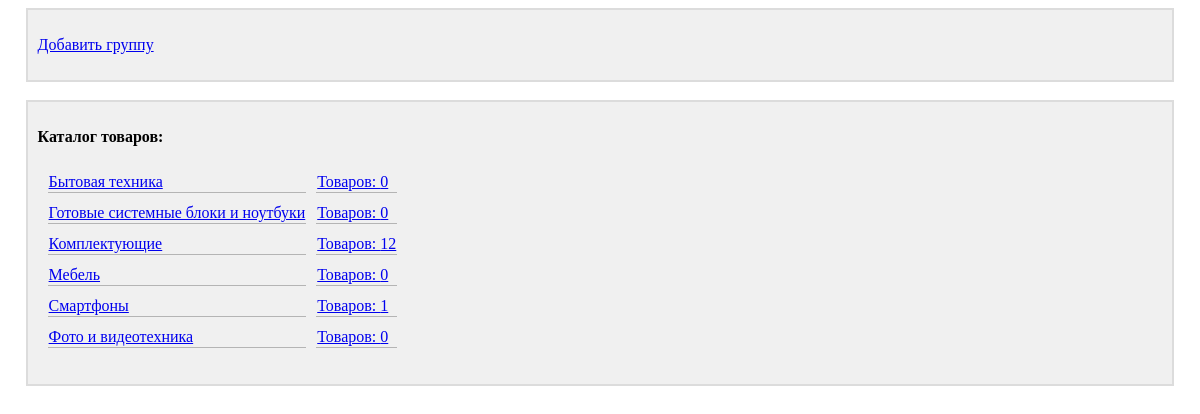
The page /groups_list/ on the database as committed earlier.
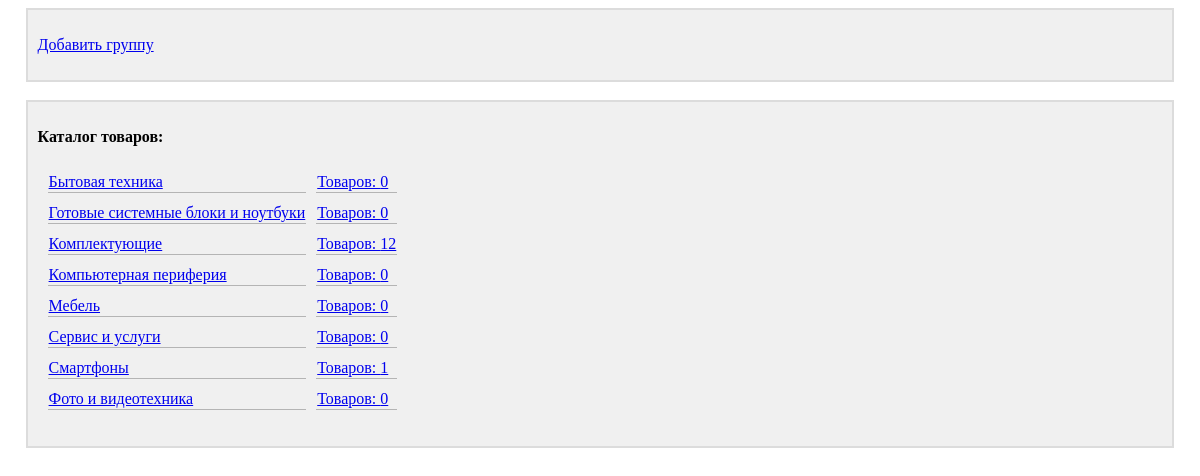
The same page on the database as committed later.
### main/models.py (models this page shows)
class Group(models.Model):
    title = models.CharField(max_length=50, unique=True, verbose_name='Группа')
    parent_group = models.ForeignKey('self', on_delete=models.CASCADE, verbose_name='Корневая группа', null=True,
                                     blank=True)
    def get_product_count(self):
        product_count = Product.objects.filter(group=self).count()
        sub_groups = Group.objects.filter(parent_group=self)
        for sub_group in sub_groups:
            product_count += sub_group.get_product_count()
        return product_count
    def is_root_group(self):
        return self.parent_group is None
    def __str__(self):
        return self.title
    class Meta:
        verbose_name = 'Группа'
        verbose_name_plural = 'Группы'
        ordering = ['title']

### main/views.py (the view)
# urls.py: path('groups_list/', groups_list, name='groups_list'),
def groups_list(request):
    if 'group_id' not in request.GET:
        current_group = Group.objects.get(parent_group=None)
    else:
        try:
            current_group = Group.objects.get(pk=request.GET['group_id'])
        except (Group.DoesNotExist, Group.MultipleObjectsReturned):
            return HttpResponseBadRequest()
    sub_groups = Group.objects.filter(parent_group=current_group)
    root_group = current_group.parent_group
    context = {'current_group': current_group, 'sub_groups': sub_groups, 'root_group': root_group}
    return render(request, 'main/groups_list.html', context)

### main/templates/main/groups_list.html (shortened to what this page needs)
{% extends 'layout/basic.html' %}
{% block header %}
    <div class="block">
        <p>
            <a href="{% url 'create_group' %}?root_group_id={{ current_group.id }}">Добавить группу</a>
        </p>
    </div>
    <br>
{% endblock %}
{% block content %}
    <div class="block">
        <p>
            {% if current_group.is_root_group %}
                <b>Каталог товаров:</b>
            {% else %}
                <b>Категория: {{ current_group }}</b>
            {% endif %}
            <br>
        </p>
        <p>
            {% if sub_groups|length != 0 %}
                <table class="table_view">
                    {% for sub_group in sub_groups %}
                        <tr>
                            <td class="cell_border">
                                <a href="{% url 'groups_list' %}?group_id={{ sub_group.pk }}">
                                    {{ sub_group }}
                                </a>
                            </td>
                            <td class="cell_border">
                                <a href="{% url 'products_list' %}?group_id={{ sub_group.pk }}">
                                    Товаров: {{ sub_group.get_product_count }}
                                </a>
                            </td>
                        </tr>
                    {% endfor %}
                </table>
            {% else %}
                нет подкатегорий...
            {% endif %}
        </p>
    </div>
{% endblock %}

Rows that differ between the two databases and show on the page:
added Group: title "Компьютерная периферия", get_product_count "0"
added Group: title "Сервис и услуги", get_product_count "0"
